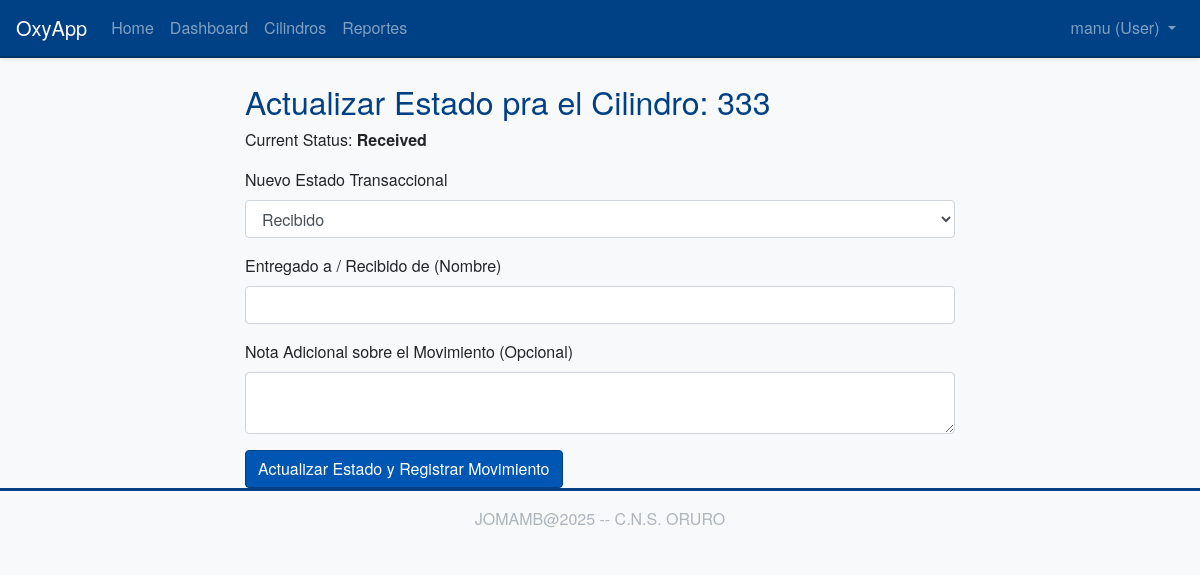
The app's page /cylinders/3/update_status (signed in), older data.
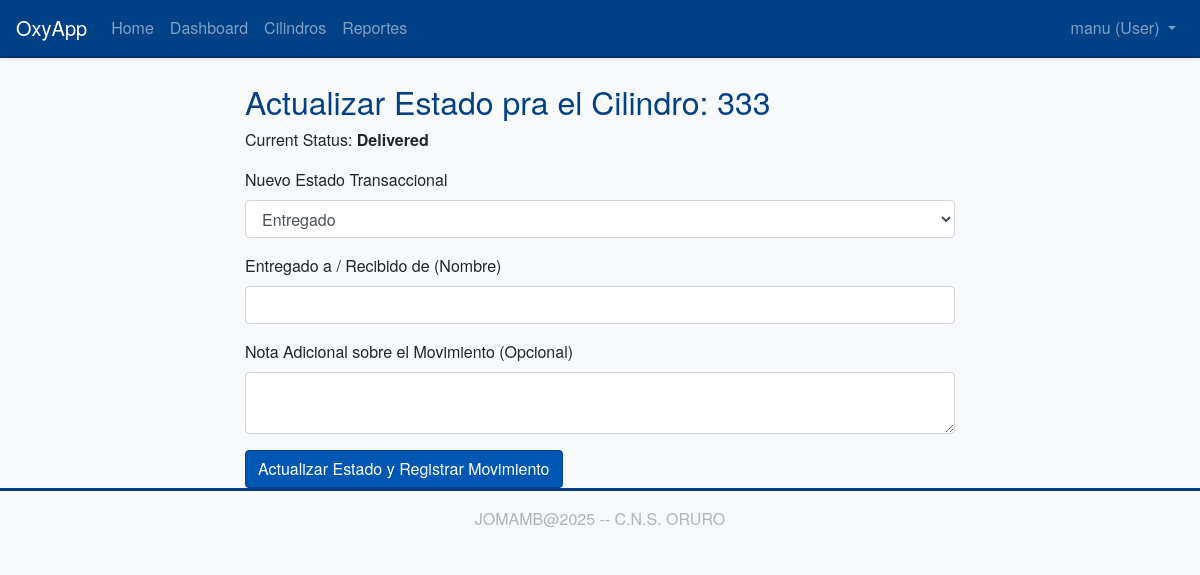
The same page, newer data.
### app/models/cylinder.py (models this page shows, shortened)
class Cylinder(db.Model):
    __tablename__ = 'cylinder'
    id = db.Column(db.Integer, primary_key=True)
    cylinder_id_tag = db.Column(db.String(64), index=True, unique=True, nullable=False)
    status = db.Column(db.String(64), default='available', nullable=False)
    creation_date = db.Column(db.DateTime, index=True, default=datetime.utcnow)
    reception_date = db.Column(db.DateTime, nullable=True, index=True)
    delivery_date = db.Column(db.DateTime, nullable=True, index=True)
    marca = db.Column(db.String(80), nullable=True)
    color = db.Column(db.String(50), nullable=True)
    numero_serie = db.Column(db.String(80), nullable=True, index=True)
    esta_activo = db.Column(db.Boolean, default=True, nullable=True, index=True)##solo para pruebas
    historial_movimientos = db.relationship(
        'HistorialMovimiento',
        backref='cilindro',
        lazy='dynamic',
        order_by='HistorialMovimiento.fecha_movimiento.desc()'
    )

### app/routes/cylinders.py (the view, shortened to what this page needs)
@bp.route('/<int:cylinder_id>/update_status', methods=['GET', 'POST'])
@login_required
def update_cylinder_status(cylinder_id):
    cylinder = Cylinder.query.filter_by(id=cylinder_id, esta_activo=True).first_or_404()
    form = UpdateCylinderStatusForm(obj=cylinder)
    return render_template('cylinders/update_cylinder_status.html',
                           title=f'Registrar Movimiento para {cylinder.cylinder_id_tag}',
                           form=form, cylinder=cylinder)

### app/forms.py
class UpdateCylinderStatusForm(FlaskForm):
    status = SelectField('Nuevo Estado Transaccional', choices=[
        ('delivered', 'Entregado'),
        ('received', 'Recibido'),
    ], validators=[DataRequired(message="Seleccione un nuevo estado.")])
    nombre_contraparte = StringField('Entregado a / Recibido de (Nombre)', validators=[DataRequired(message="El nombre de la contraparte es requerido."), Length(max=150)])
    nota_movimiento = TextAreaField('Nota Adicional sobre el Movimiento (Opcional)', validators=[Optional(), Length(max=500)])
    submit = SubmitField('Actualizar Estado y Registrar Movimiento')

### app/models/user.py (called while the page is built)
@login.user_loader
def load_user(id):
    return User.query.get(int(id))

### app/templates/cylinders/update_cylinder_status.html (shortened to what this page needs)
{% extends "base.html" %}
{% import "bootstrap_wtf.html" as wtf %}
{% block content %}
<div class="container mt-4">
    <div class="row">
        <div class="col-md-8 offset-md-2">
            <h2>Actualizar Estado pra el Cilindro: {{ cylinder.cylinder_id_tag }}</h2>
            <p>Current Status: <strong>{{ cylinder.status.replace('_', ' ') | title }}</strong></p>
            {{ wtf.quick_form(form, action=url_for('cylinders.update_cylinder_status', cylinder_id=cylinder.id), method="post", button_map={'submit': 'primary'}) }}
        </div>
    </div>
</div>
{% endblock %}

### app/templates/bootstrap_wtf.html (shortened to what this page needs)
{% macro quick_form(form, action='.', method='post', button_map={}, enctype=None, extra_classes=None, role='form', form_type='basic', horizontal_columns=('lg', 2, 10), novalidate=False, render_kw={}) %}
<form {% if action != None %}action="{{ action }}"{% endif %}
      method="{{ method }}"
      class="form {% if form_type == 'horizontal' %}form-horizontal{% endif %}
             {{ extra_classes if extra_classes else '' }}"
      {% if role %}role="{{ role }}"{% endif %}
      {% for k, v in render_kw.items() %}{{k}}="{{v}}"{% endfor %}>
  {% for field in form if not field.flags.hidden %}
    {% if field.type == 'CSRFTokenField' %}
    {% elif field.type == 'SubmitField' %}
    {% else %}
      <div class="form-group {% if field.errors %}has-error{% endif %}">
        {{ field.label(class="form-control-label") }}
        {{ field(class="form-control") }}
      </div>
    {% endif %}
  {% endfor %}
  {% for field in form if field.type == 'SubmitField' %}
    {{ field(class="btn btn-" + button_map.get(field.id, 'secondary')) }}
  {% endfor %}
</form>
{% endmacro %}

Row changes from the older to the newer data that the page shows:
changed Cylinder: status.replace "Received" → "Delivered"; status "Recibido" → "Entregado"
